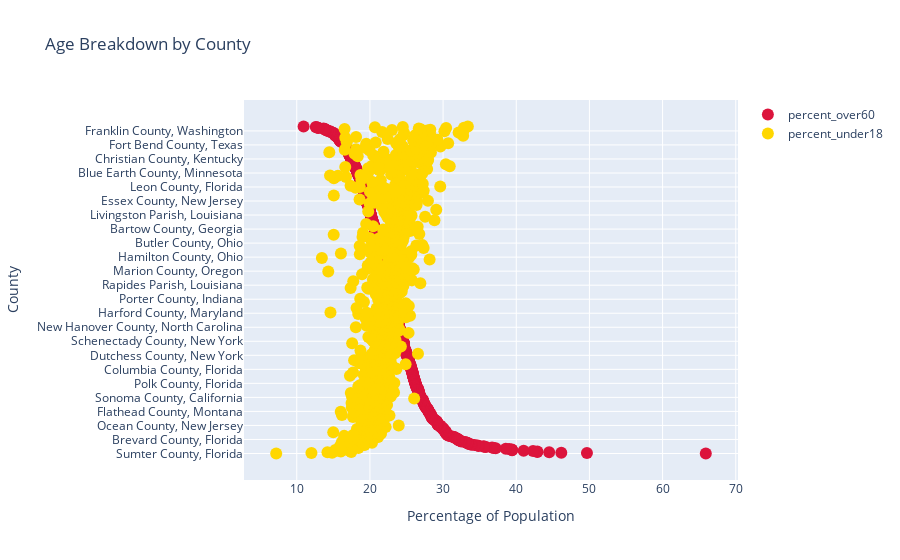

Source (notebook cell):
### Code cell
all_counties = df_county_health["Geographic Area N"].tolist()

fig = go.Figure()

fig.add_trace(go.Scatter(
    x=df_county_health["percent_over60"],
    y=all_counties,
    marker=dict(color="crimson", size=12),
    mode="markers",
    name="percent_over60",
))

fig.add_trace(go.Scatter(
    x=df_county_health["percent_under18"],
    y=all_counties,
    marker=dict(color="gold", size=12),
    mode="markers",
    name="percent_under18",
))

fig.update_layout(title="Age Breakdown by County",
                  xaxis_title="Percentage of Population",
                  yaxis_title="County")

fig.show()

### Figure 1 — Plotly figure (JSON) as saved in the notebook; plotly's stock layout.template omitted (floating-point values rounded to 4 significant figures; data arrays with more than 128 entries replaced by an {"elided": "..."} marker saying what was removed)
{"data": [{"marker": {"color": "crimson", "size": 12}, "mode": "markers", "name": "percent_over60", "type": "scatter", "x": {"elided": "817 float values"}, "y": {"elided": "817 str values"}}, {"marker": {"color": "gold", "size": 12}, "mode": "markers", "name": "percent_under18", "type": "scatter", "x": {"elided": "817 float values"}, "y": {"elided": "817 str values"}}], "layout": {"autosize": true, "title": {"text": "Age Breakdown by County"}, "xaxis": {"autorange": true, "range": [3.493, 69.6], "title": {"text": "Percentage of Population"}, "type": "linear"}, "yaxis": {"autorange": true, "range": [-75.16, 891.2], "title": {"text": "County"}, "type": "category"}}}
